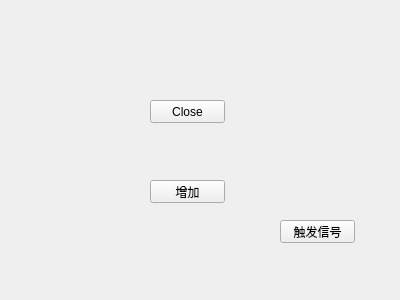
<?xml version="1.0" encoding="UTF-8"?>
<ui version="4.0">
 <class>Widget</class>
 <widget class="QWidget" name="Widget">
  <property name="geometry">
   <rect>
    <x>0</x>
    <y>0</y>
    <width>400</width>
    <height>300</height>
   </rect>
  </property>
  <property name="windowTitle">
   <string>Widget</string>
  </property>
  <widget class="QPushButton" name="pushButton">
   <property name="geometry">
    <rect>
     <x>150</x>
     <y>100</y>
     <width>75</width>
     <height>23</height>
    </rect>
   </property>
   <property name="text">
    <string>Close</string>
   </property>
  </widget>
  <widget class="QPushButton" name="pushButton_2">
   <property name="geometry">
    <rect>
     <x>150</x>
     <y>180</y>
     <width>75</width>
     <height>23</height>
    </rect>
   </property>
   <property name="text">
    <string>增加</string>
   </property>
  </widget>
  <widget class="QPushButton" name="pushButton_3">
   <property name="geometry">
    <rect>
     <x>280</x>
     <y>220</y>
     <width>75</width>
     <height>23</height>
    </rect>
   </property>
   <property name="text">
    <string>触发信号</string>
   </property>
  </widget>
 </widget>
 <layoutdefault spacing="6" margin="11"/>
 <resources/>
 <connections/>
</ui>
